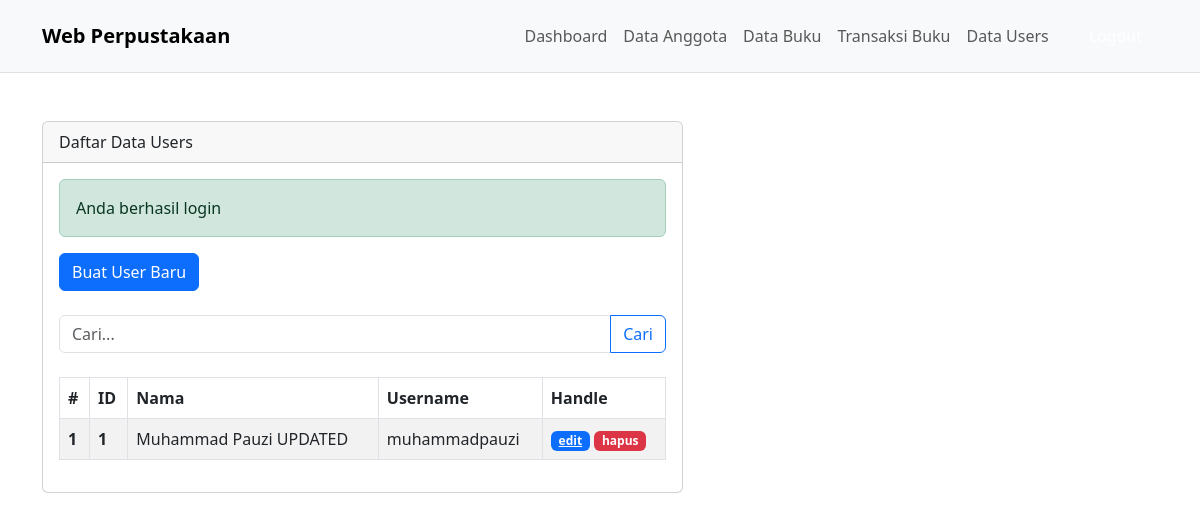
The page /users.php (signed in) on the database as committed earlier.
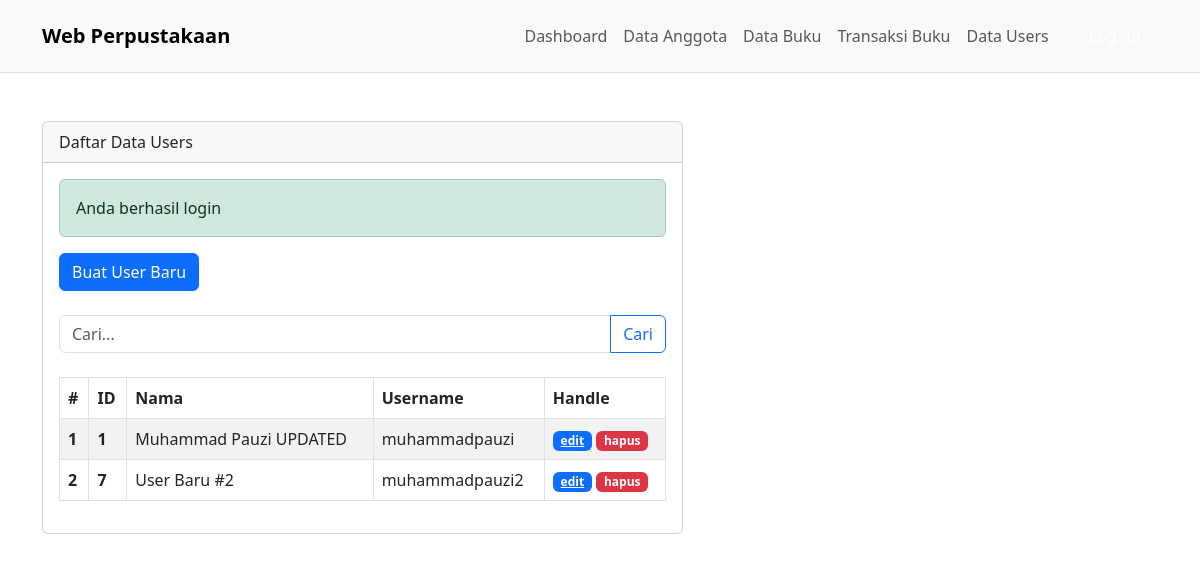
The same page on the database as committed later.
### tables this page shows
CREATE TABLE `users` (
  `id` int NOT NULL AUTO_INCREMENT,
  `nama` varchar(128) NOT NULL,
  `password` varchar(256) NOT NULL,
  `username` varchar(128) NOT NULL,
  PRIMARY KEY (`id`),
  UNIQUE KEY `username` (`username`)
);

### mysql.php (called while the page is built, shortened)
<?php
$servername = "localhost";
$username = "root";
$password = "";
$dbname = "db_perpustakaan";
$conn = mysqli_connect($servername, $username, $password, $dbname);
function getConn()
{
    global $conn;
    return $conn;
}

### global.php (called while the page is built, shortened)
<?php
function query($sql)
{
    return getConn()->query($sql);
}

### users.php (the view, shortened to what this page needs)
<?php
require 'mysql.php';
require 'global.php';
require 'templates/dashboard/header.php';
require 'templates/dashboard/navbar.php';
$sqlQuerySearch = '';
$keyword = isset($_POST['keyword']) ? $_POST['keyword'] : '';
$sql = "SELECT * FROM users" . $sqlQuerySearch;
$users = query($sql)->fetch_all(MYSQLI_ASSOC);
?>
<div class="container py-5">
    <div class="row">
        <div class="col-md-7">
            <div class="card">
                <div class="card-header">Daftar Data Users</div>
                <div class="card-body">
                    <?php require 'templates/alert.php' ?>
                    <a href="users_tambah.php" class="btn btn-primary mb-3">Buat User Baru</a>
                    <form action="" class="py-2" method="post">
                        <div class="input-group mb-3">
                            <input type="text" class="form-control" placeholder="Cari..." name="keyword" value="<?= $keyword ?>" />
                            <button class="btn btn-outline-primary" type="submit" name="search" value="1">Cari</button>
                        </div>
                    </form>
                    <table class="table table-bordered table-striped">
                        <thead>
                            <tr>
                                <th scope="col">#</th>
                                <th scope="col">ID</th>
                                <th scope="col">Nama</th>
                                <th scope="col">Username</th>
                                <th scope="col">Handle</th>
                            </tr>
                        </thead>
                        <tbody>
                            <?php $no = 1; ?>
                            <?php foreach ($users as $user) : ?>
                                <tr>
                                    <th scope="row"><?= $no++; ?></th>
                                    <td>
                                        <span class="fw-bold"><?= $user['id']; ?></span>
                                    </td>
                                    <td><?= $user['nama']; ?></td>
                                    <td><?= $user['username']; ?></td>
                                    <td>
                                        <a href="users_edit.php?id=<?= $user['id']; ?>" class="badge text-bg-primary">edit</a>
                                        <form action="" method="post" class="d-inline-block">
                                            <button name="hapus" class="badge text-bg-danger border-0">hapus</button>
                                        </form>
                                    </td>
                                </tr>
                            <?php endforeach; ?>
                        </tbody>
                    </table>
                </div>
            </div>
        </div>
    </div>
</div>
<?php
require 'templates/dashboard/footer.php';
?>

Rows that differ between the two databases and show on the page:
added users: id "7", nama "User Baru #2", username "muhammadpauzi2"
